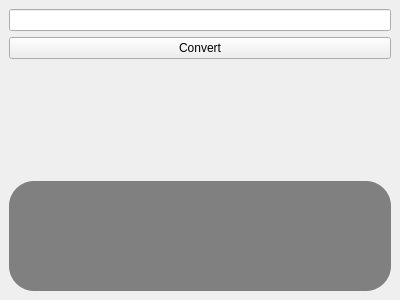
<?xml version="1.0" encoding="UTF-8"?>
<ui version="4.0">
 <class>MainWindow</class>
 <widget class="QMainWindow" name="MainWindow">
  <property name="geometry">
   <rect>
    <x>0</x>
    <y>0</y>
    <width>400</width>
    <height>300</height>
   </rect>
  </property>
  <property name="windowTitle">
   <string>Morse Code Converter</string>
  </property>
  <widget class="QWidget" name="centralWidget">
   <layout class="QVBoxLayout" name="verticalLayout">
    <item>
     <widget class="QLineEdit" name="inputText"/>
    </item>
    <item>
     <widget class="QPushButton" name="convertButton">
      <property name="text">
       <string>Convert</string>
      </property>
     </widget>
    </item>
    <item>
     <widget class="QLabel" name="morseCodeLabel"/>
    </item>
    <item>
     <widget class="QLabel" name="lampLabel">
      <property name="minimumSize">
       <size>
        <width>50</width>
        <height>50</height>
       </size>
      </property>
      <property name="styleSheet">
       <string notr="true">background-color: gray; border-radius: 25px;</string>
      </property>
     </widget>
    </item>
   </layout>
  </widget>
 </widget>
 <resources/>
 <connections/>
</ui>
